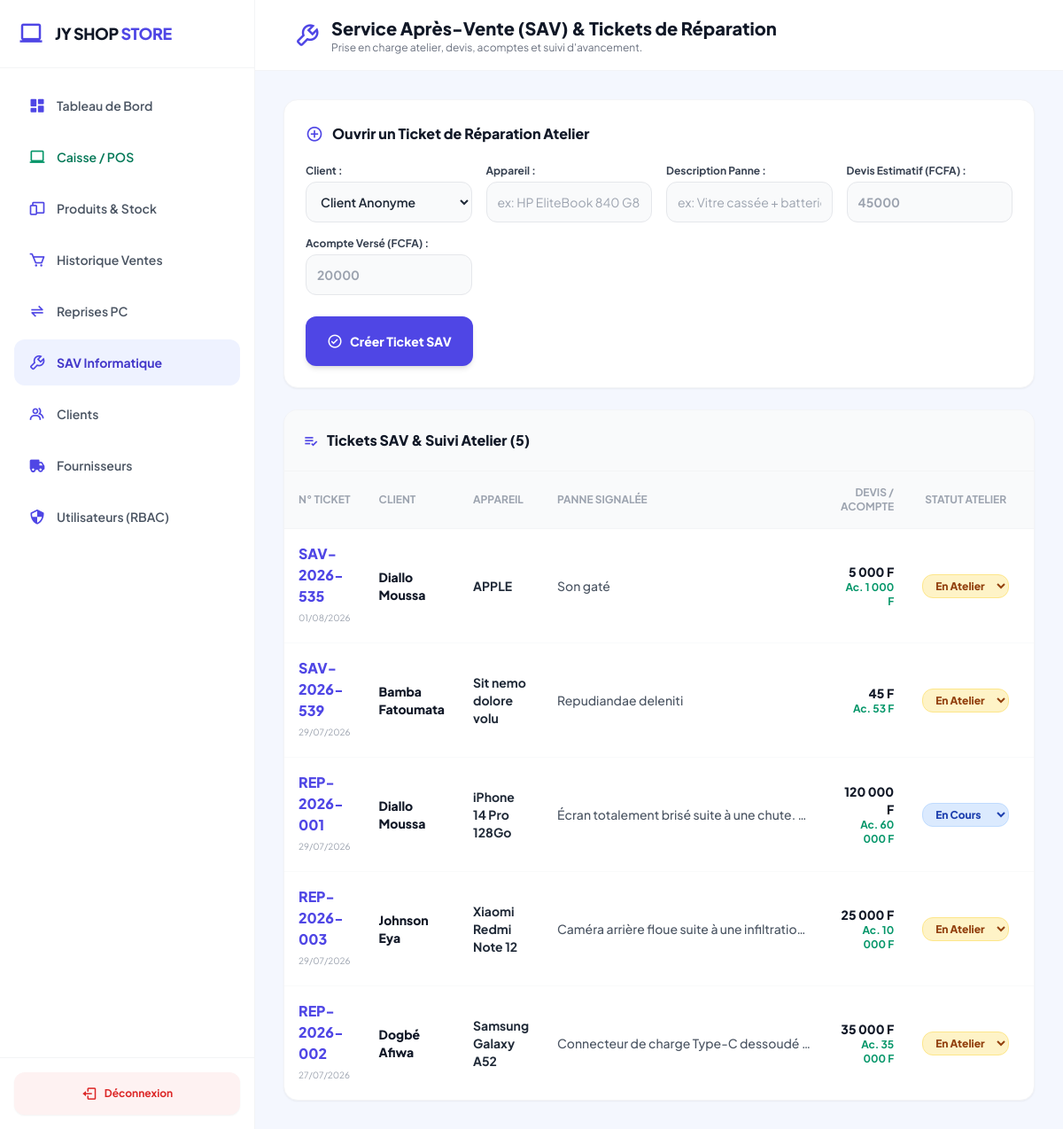
Page /reparations.php (signed in) on the committed database.
### tables this page shows
CREATE TABLE IF NOT EXISTS `table_reparations` (
  `id_reparation` int NOT NULL AUTO_INCREMENT,
  `code_ticket` varchar(50) NOT NULL,
  `id_client` int DEFAULT NULL,
  `id_user` int DEFAULT NULL,
  `appareil` varchar(150) NOT NULL,
  `description_panne` text NOT NULL,
  `devis_est` decimal(12,2) NOT NULL,
  `acompte` decimal(12,2) DEFAULT '0.00',
  `statut` enum('En Atelier','En Cours','Prêt','Livré') DEFAULT 'En Atelier',
  `date_reparation` datetime DEFAULT CURRENT_TIMESTAMP,
  PRIMARY KEY (`id_reparation`),
  UNIQUE KEY `code_ticket` (`code_ticket`),
  KEY `id_client` (`id_client`)
);

### reparations.php (the view, shortened to what this page needs)
<?php
require_once __DIR__ . '/config/connexion.php';
$stmtR = $pdo->query("
    SELECT r.*, COALESCE(CONCAT(c.nom, ' ', c.prenom), 'Client SAV') as client_nom
    FROM table_reparations r
    LEFT JOIN table_clients c ON r.id_client = c.id_client
    ORDER BY r.date_reparation DESC
");
$reparations = $stmtR->fetchAll();
?>
<!DOCTYPE html>
<html lang="fr">
<head>
    <script src="https://cdn.tailwindcss.com"></script>
    <link href="https://unpkg.com/boxicons@2.1.4/css/boxicons.min.css" rel="stylesheet">
</head>
<body class="flex h-screen overflow-hidden text-gray-800 text-sm">
    <?php include __DIR__ . '/sidebar.php'; ?>
    <main class="flex-1 flex flex-col h-screen overflow-y-auto">
        <header class="h-20 bg-white border-b border-gray-100 flex items-center justify-between px-4 sm:px-8 flex-shrink-0 sticky top-0 z-20">
            <div class="flex items-center space-x-3">
                <i class='bx bx-wrench text-2xl sm:text-3xl text-indigo-600 hidden sm:inline-block'></i>
                <div>
                    <h1 class="text-base sm:text-xl font-extrabold text-gray-900 leading-tight">Service Après-Vente (SAV) & Tickets de Réparation</h1>
                    <p class="text-xs text-gray-500 hidden sm:block">Prise en charge atelier, devis, acomptes et suivi d'avancement.</p>
                </div>
            </div>
        </header>
        <div class="p-8 space-y-6 flex-1">
            <div class="bg-white rounded-2xl shadow-sm border border-gray-100 p-6 space-y-5">
                <h3 class="text-base font-extrabold text-gray-900 flex items-center">
                    <i class='bx bx-plus-circle text-indigo-600 text-xl mr-2.5'></i> Ouvrir un Ticket de Réparation Atelier
                </h3>
                <form action="traitement.php" method="POST" class="grid grid-cols-1 sm:grid-cols-3 lg:grid-cols-4 gap-4 text-xs">
                    <div>
                        <label class="font-bold text-gray-700 block mb-1">Client :</label>
                        <select name="id_client" class="w-full p-3 bg-gray-50 border border-gray-200 rounded-xl font-semibold outline-none text-sm">
                            <option value="0">Client Anonyme</option>
                        </select>
                    </div>
                    <div>
                        <label class="font-bold text-gray-700 block mb-1">Appareil :</label>
                        <input type="text" name="appareil" required placeholder="ex: HP EliteBook 840 G8" class="w-full p-3 bg-gray-50 border border-gray-200 rounded-xl outline-none text-sm">
                    </div>
                    <div>
                        <label class="font-bold text-gray-700 block mb-1">Description Panne :</label>
                        <input type="text" name="description_panne" required placeholder="ex: Vitre cassée + batterie HS" class="w-full p-3 bg-gray-50 border border-gray-200 rounded-xl outline-none text-sm">
                    </div>
                    <div>
                        <label class="font-bold text-gray-700 block mb-1">Devis Estimatif (FCFA) :</label>
                        <input type="number" name="devis_est" required placeholder="45000" class="w-full p-3 bg-gray-50 border border-gray-200 rounded-xl font-bold text-sm outline-none">
                    </div>
                    <div>
                        <label class="font-bold text-gray-700 block mb-1">Acompte Versé (FCFA) :</label>
                        <input type="number" name="acompte" placeholder="20000" class="w-full p-3 bg-gray-50 border border-gray-200 rounded-xl font-bold text-emerald-700 text-sm outline-none">
                    </div>
                    <div class="sm:col-span-3 lg:col-span-4 pt-2">
                        <button id="btn-nouveau-ticket" type="submit" class="px-6 py-3.5 bg-indigo-600 hover:bg-indigo-700 text-white font-extrabold text-sm rounded-xl shadow-md transition flex items-center">
                            <i class='bx bx-check-circle mr-2 text-lg'></i> Créer Ticket SAV
                        </button>
                    </div>
                </form>
            </div>
            <div class="bg-white rounded-2xl shadow-sm border border-gray-100 overflow-hidden">
                <div class="p-5 border-b border-gray-100 flex justify-between items-center bg-gray-50">
                    <h3 class="text-base font-extrabold text-gray-900 flex items-center">
                        <i class='bx bx-list-check text-indigo-600 text-xl mr-2'></i> Tickets SAV & Suivi Atelier (<?php echo count($reparations); ?>)
                    </h3>
                </div>
                <div class="overflow-x-auto">
                    <table class="w-full text-left text-sm border-collapse min-w-[850px]">
                        <thead>
                            <tr class="bg-gray-50 text-gray-400 uppercase text-xs border-b border-gray-100">
                                <th class="p-4">N° Ticket</th>
                                <th class="p-4">Client</th>
                                <th class="p-4">Appareil</th>
                                <th class="p-4">Panne Signalée</th>
                                <th class="p-4 text-right">Devis / Acompte</th>
                                <th class="p-4 text-center">Statut Atelier</th>
                                <th class="p-4 text-center">Actions</th>
                            </tr>
                        </thead>
                        <tbody class="divide-y divide-gray-50">
                            <?php
                            $idxRep = 0;
                            foreach ($reparations as $r):
                                $idxRep++;
                                $statut = $r['statut'];
                                $badgeColor = 'bg-amber-100 text-amber-800 border-amber-200';
                                if ($statut === 'En Cours') $badgeColor = 'bg-blue-100 text-blue-800 border-blue-200';
                            ?>
                                <tr class="hover:bg-gray-50/50 transition">
                                    <td class="p-4 font-black text-indigo-600 text-base">
                                        <?php echo htmlspecialchars($r['code_ticket']); ?>
                                        <span class="block text-[10px] text-gray-400 font-normal"><?php echo date('d/m/Y', strtotime($r['date_reparation'])); ?></span>
                                    </td>
                                    <td class="p-4 font-extrabold text-gray-900"><?php echo htmlspecialchars($r['client_nom']); ?></td>
                                    <td class="p-4 font-bold text-gray-800"><?php echo htmlspecialchars($r['appareil']); ?></td>
                                    <td class="p-4 text-gray-600 font-medium max-w-xs truncate"><?php echo htmlspecialchars($r['description_panne']); ?></td>
                                    <td class="p-4 text-right">
                                        <span class="font-black text-gray-900 block"><?php echo number_format($r['devis_est'], 0, ',', ' '); ?> F</span>
                                        <span class="text-xs text-emerald-600 font-bold block">Ac. <?php echo number_format($r['acompte'], 0, ',', ' '); ?> F</span>
                                    </td>
                                    <td class="p-4 text-center">
                                        <form action="traitement.php" method="POST" class="inline-block">
                                            <select <?php echo ($idxRep === 1) ? 'id="select-statut-sav"' : ''; ?> name="statut" onchange="this.form.submit()" class="px-2.5 py-1 rounded-xl text-xs font-extrabold border outline-none cursor-pointer <?php echo $badgeColor; ?>">
                                                <option value="En Atelier" <?php echo $statut === 'En Atelier' ? 'selected' : ''; ?>>En Atelier</option>
                                                <option value="En Cours" <?php echo $statut === 'En Cours' ? 'selected' : ''; ?>>En Cours</option>
                                            </select>
                                        </form>
                                    </td>
                                     <td class="p-4 text-center">
                                     </td>
                                </tr>
                            <?php endforeach; ?>
                        </tbody>
                    </table>
                </div>
            </div>
        </div>
    </main>
</body>
</html>

### reparations.php (style rules this page uses)
body { background-color: #f4f7fe; font-family: 'Plus Jakarta Sans', sans-serif; }

### rows in the picture
table_reparations: code_ticket "SAV-2026-535", date_reparation "01/08/2026", client_nom "Diallo Moussa", appareil "APPLE", description_panne "Son gaté", devis_est "5 000", acompte "1 000", statut "En Atelier"
table_reparations: code_ticket "SAV-2026-539", date_reparation "29/07/2026", client_nom "Bamba Fatoumata", appareil "Sit nemo dolore volu", description_panne "Repudiandae deleniti", devis_est "45", acompte "53", statut "En Atelier"
table_reparations: code_ticket "REP-2026-001", date_reparation "29/07/2026", client_nom "Diallo Moussa", appareil "iPhone 14 Pro 128Go", description_panne "Écran totalement brisé suite à une chute.…", devis_est "120 000", acompte "60 000", statut "En Cours"
table_reparations: code_ticket "REP-2026-003", date_reparation "29/07/2026", client_nom "Johnson Eya", appareil "Xiaomi Redmi Note 12", description_panne "Caméra arrière floue suite à une infiltratio…", devis_est "25 000", acompte "10 000", statut "En Atelier"
table_reparations: code_ticket "REP-2026-002", date_reparation "27/07/2026", client_nom "Dogbé Afiwa", appareil "Samsung Galaxy A52", description_panne "Connecteur de charge Type-C dessoudé…", devis_est "35 000", acompte "35 000", statut "En Atelier"

### other values in the picture
count($reparations) "5"
